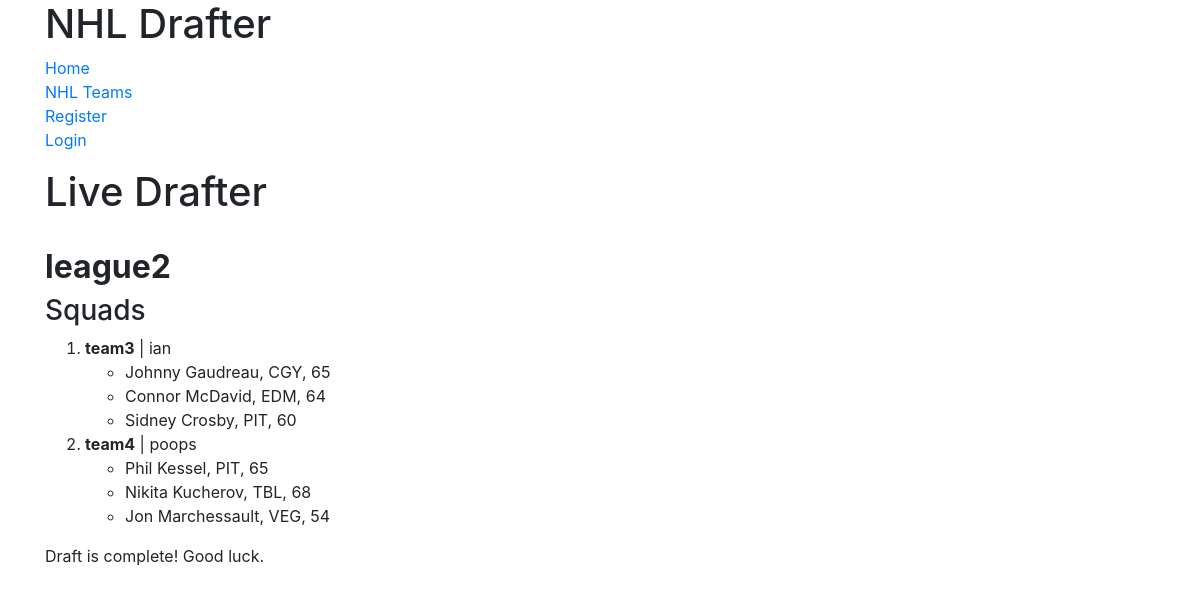
The page /leagues/league2/drafter/ on the database its author committed.
### leagues/models.py (models this page shows, shortened)
class League(models.Model):
	admin 			= models.ForeignKey(User, on_delete=models.CASCADE)
	name			= models.CharField(max_length=120, unique=True)
	slug			= models.SlugField(default="")
	password 		= models.CharField(max_length=100, default="", null=False)
	owner_amount	= models.IntegerField(default=0)
	skater_amount	= models.IntegerField(default=0)
	goalie_amount	= models.IntegerField(default=0)
	is_active		= models.BooleanField(default=False)
	draft_goalies	= models.BooleanField(default=True)

### squads/models.py (models this page shows, shortened)
class Squad(models.Model):
	owner 		= models.ForeignKey(User, on_delete=models.CASCADE)
	league		= models.ForeignKey(League, on_delete=models.CASCADE)
	players		= models.ManyToManyField(Player, related_name="on_squad", blank=True)
	name		= models.CharField(max_length=120, unique=True)
	draft_order	= models.IntegerField(default=0)
	slug		= models.SlugField(default='')
	def __str__(self):
		return self.name

### players/models.py (models this page shows)
class Player(models.Model):
	team				= models.ForeignKey(Team, on_delete=models.CASCADE)
	name 				= models.CharField(max_length=120)
	forward_pos			= models.BooleanField()
	defence_pos			= models.BooleanField()
	rightwing_pos		= models.BooleanField()
	leftwing_pos		= models.BooleanField()
	centre_pos			= models.BooleanField()
	goalie_pos			= models.BooleanField()
	games_played		= models.IntegerField()
	points				= models.IntegerField()
	goals 				= models.IntegerField()
	assists				= models.IntegerField()
	pp_goals			= models.IntegerField()
	pp_assists			= models.IntegerField()
	pp_points			= models.IntegerField()
	gw_goals			= models.IntegerField()
	sh_goals			= models.IntegerField()
	blocks				= models.IntegerField()
	hits				= models.IntegerField()
	faceoff_wins		= models.IntegerField()
	shots               = models.IntegerField(default=0)
	games_started		= models.IntegerField(default=0)
	wins 				= models.IntegerField(default=0)
	losses				= models.IntegerField(default=0)
	overtime_losses		= models.IntegerField(default=0)
	shots_against		= models.IntegerField(default=0)
	saves				= models.IntegerField(default=0)
	save_percentage		= models.DecimalField(default=0, decimal_places=3, max_digits=10)
	goals_against_avg	= models.DecimalField(default=0, decimal_places=2, max_digits=10)
	shut_outs			= models.IntegerField(default=0)
	def __str__(self):
		return self.name

### teams/models.py (models this page shows, shortened)
class Team(models.Model):
	name		= models.CharField(max_length=120)
	shortform	= models.CharField(max_length=3, null=True)
	in_playoffs	= models.BooleanField(default=False)
	slug		= models.SlugField(default=shortform)

### drafter/views.py (the view, shortened to what this page needs)
# urls.py: url(r'^leagues/(?P<slug>[\w-]+)/drafter/$', DraftView.as_view(), name="drafter"),
class DraftView(UpdateView):
	team_form = TeamForm
	def get_queryset(self, *args, **kwargs):
		slug = self.kwargs.get('slug')
		queryset = League.objects.filter(slug=slug)
		return queryset
	def get(self, request, *args, **kwargs):
		league 			= self.get_queryset().first()
		squads 			= Squad.objects.filter(league=league)
		drafter 		= Drafter.objects.filter(league=league).first()
		player_form 	= PlayerForm(squads=squads)
		team_form 		= TeamForm
		squad_picking	= None
		if league.is_active:
			squad_picking = Squad.objects.filter(draft_order=drafter.draft_turn, league=league).first()
			print(drafter.draft_turn)
			print(squad_picking)
		return render(request,
						'drafter/draft.html',
						{'team_form':team_form,
						 'player_form':player_form,
						 'league':league,
						 'squads':squads,
						 'drafter':drafter,
						 'squad_picking':squad_picking,
						}
					)

### drafter/forms.py (called while the page is built)
def make_player_tuple(queryset):
	result = []
	for player in queryset:
		player_tuple = (player, player.name + ', ' + str(player.points) + ', ' + player.team.shortform)
		result.append(player_tuple)
	return result

### drafter/templates/drafter/draft.html (shortened to what this page needs)
{% extends "base.html" %}
{% block content %}
<h1>Live Drafter</h1>
<br>
<h2><strong>{{ league.name }}</strong></h2>
<h3>Squads</h3>
<ol>
{% for squad in squads %}
	<li><strong>{{ squad }}</strong> | {{ squad.owner }}</li>
	<ul>
	{% for player in squad.players.all %}
		<li>{{ player }}, {{ player.team.shortform }}, {{ player.points }}</li>
	{% endfor %}
	</ul>
{% endfor %}
</ol>
{% if league.is_active and drafter.is_active %}
<h3>Current Pick</h3>
<p>{{ drafter.overall_pick }} of {{ drafter.total_picks }} | Round: {{ drafter.current_round }} | {{ squad_picking.owner }} </p>
<p>draft turn: {{ drafter.draft_turn }}</p>
<h3>Available players</h3>
	<form method="POST"> {% csrf_token %}
		<div class="form-group">
		{{ player_form.as_p }}
		<button type="submit" name="draft" class='btn btn-success'>Draft</button>
		<div>
	</form>
<br>
<h3>Filter</h3>
<form method="POST"> {% csrf_token %}
	<button type="submit" name="f_filter" class='btn btn-primary'>Forwards</button>
	<button type="submit" name="d_filter" class='btn btn-primary'>Defence</button>
	<button type="submit" name="g_filter" class='btn btn-primary'>Goaltenders</button>
</form>
<hr>
<form method="POST"> {% csrf_token %}
	<div class="form-group">
	{{ team_form.as_p }}
	<button type="submit" name="team_filter" class="btn btn-success">Select Team</button>
	<div>
</form>
{% else %}
<p>Draft is complete! Good luck.</p>
{% endif %}
{% endblock %}

### rows shown on the page
League: name "league2"
Squad: name "team3", owner "ian"
Player: name "Johnny Gaudreau", team.shortform "CGY", points "65"
Player: name "Connor McDavid", team.shortform "EDM", points "64"
Player: name "Sidney Crosby", team.shortform "PIT", points "60"
Squad: name "team4", owner "poops"
Player: name "Phil Kessel", team.shortform "PIT", points "65"
Player: name "Nikita Kucherov", team.shortform "TBL", points "68"
Player: name "Jon Marchessault", team.shortform "VEG", points "54"
